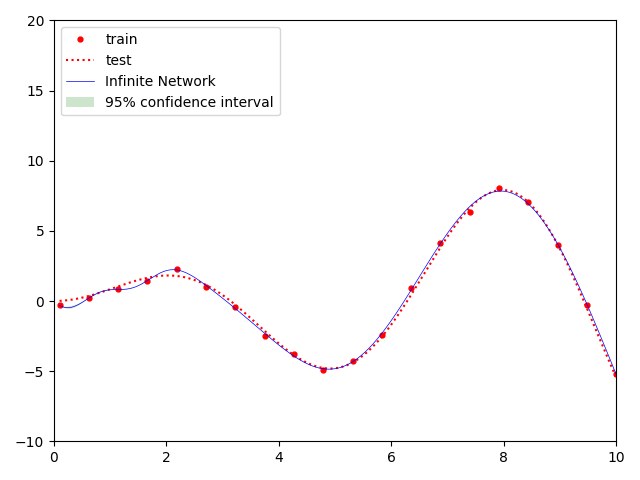

Generate this figure with Python:
import os

os.environ['JAX_ENABLE_X64'] = 'True'
import jax.numpy as np

from jax import random
from jax.api import jit
import neural_tangents as nt
from neural_tangents import stax
import matplotlib.pyplot as plt

key = random.PRNGKey(10)
train_points = 20
test_points = 1000
noise_scale = 0.3

target_fn = lambda x: x * np.sin(x)
key, x_key, y_key = random.split(key, 3)
train_xs = np.reshape(np.linspace(0.1, 10, train_points), (1, -1)).T
train_ys = target_fn(train_xs)
train_ys += noise_scale * random.normal(y_key, (train_points, 1))
test_xs = x = np.reshape(np.linspace(0.1, 10, test_points), (1, -1)).T
test_xs = np.reshape(test_xs, (test_points, 1))
test_ys = target_fn(test_xs)

ResBlock = stax.serial(
    stax.FanOut(2),
    stax.parallel(
        stax.serial(
            stax.Erf(),
            stax.Dense(512, W_std=1.1, b_std=0),
        ),
        stax.Identity()
    ),
    stax.FanInSum()
)

init_fn, apply_fn, kernel_fn = stax.serial(
    stax.Dense(512, W_std=1, b_std=0),
    ResBlock, ResBlock, stax.Erf(),
    stax.Dense(1, W_std=1.5, b_std=0)
)

kernel_fn = jit(kernel_fn, static_argnums=(2,))
predict_fn = nt.predict.gradient_descent_mse_ensemble(kernel_fn, train_xs, train_ys, diag_reg=1e-4)
ntk_mean, ntk_covariance = predict_fn(x_test=test_xs, get='ntk', compute_cov=True)
ntk_mean = np.reshape(ntk_mean, (-1,))
ntk_std = np.sqrt(np.diag(ntk_covariance))

plt.plot(train_xs, train_ys, 'r.', markersize=7, label='train')
plt.plot(test_xs, test_ys, 'r:', markersize=3, label='test')
plt.plot(test_xs, ntk_mean, 'b-', linewidth=0.5, label='Infinite Network')
plt.fill_between(
    np.reshape(test_xs, (-1)),
    ntk_mean - 1.96 * ntk_std,
    ntk_mean + 1.96 * ntk_std,
    alpha=.2, fc='g', ec='None', label='95% confidence interval')
plt.xlim(0, 10)
plt.ylim(-10, 20)
plt.legend(loc='upper left')
plt.show()
